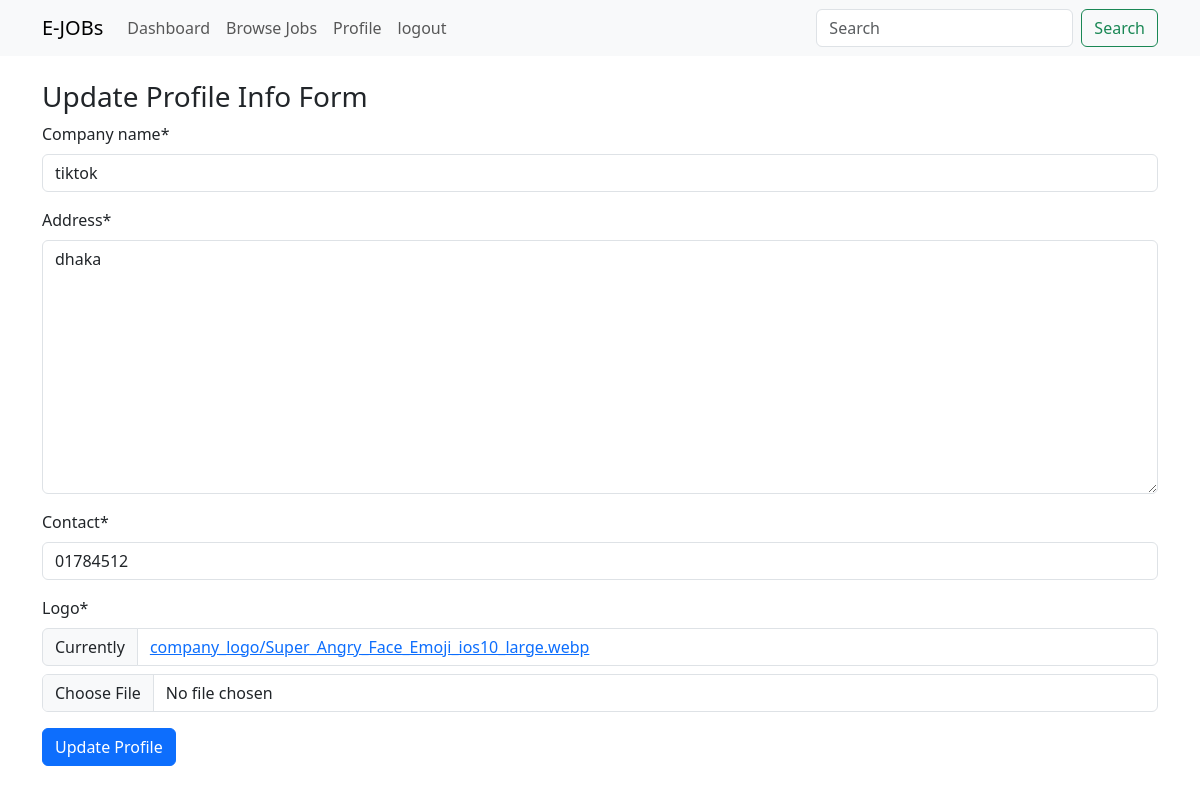
Page /update-profile-view/ (signed in) on the committed database.
### jobportal/models.py (models this page shows, shortened)
class RecruiterProfileModel(models.Model):
    recruiter = models.OneToOneField(
        User,
        on_delete=models.CASCADE,
        related_name='recruiter_profile',
        null=True
    )
    company_name = models.CharField(max_length=200, null=True)
    address = models.TextField(null=True)
    contact = models.CharField(max_length=20, null=True)
    logo = models.ImageField(upload_to='company_logo', null=True)
    created_at = models.DateField(auto_now_add=True, null=True)
    updated_at = models.DateField(auto_now=True, null=True)

### jobportal/views.py (the view, shortened to what this page needs)
# urls.py: path('update-profile-view/', update_profile_view, name='update_profile_view'),
@login_required
def update_profile_view(request):
    current_user = request.user
    if current_user.user_type == 'Recruiter':
        try:
            profile_data = RecruiterProfileModel.objects.get(recruiter= current_user)
        except:
            profile_data = None
        form_data = RecruiterProfileUpdateForm(instance=profile_data)
    context = {
        'form_data': form_data,
        'title': 'Update Profile Info Page',
        'form_title': 'Update Profile Info Form',
        'form_btn': 'Update Profile',
    }
    return render(request, 'master/base-form.html', context)

### jobportal/forms.py
class RecruiterProfileUpdateForm(forms.ModelForm):
  class Meta:
    model = RecruiterProfileModel
    fields = '__all__'
    exclude = ['recruiter']

### jobportal/templates/master/base-form.html (shortened to what this page needs)
{% extends 'master/base.html' %}
{% block content %}
{% load crispy_forms_tags %}
<h3>{{form_title}}</h3>
<form method="post" enctype="multipart/form-data">
  {{form_data|crispy}}
  <button type="submit" class="btn btn-primary">{{form_btn}}</button>
</form>
{% endblock content %}

### rows in the picture
RecruiterProfileModel: company_name "tiktok", address "dhaka", contact "01784512"
